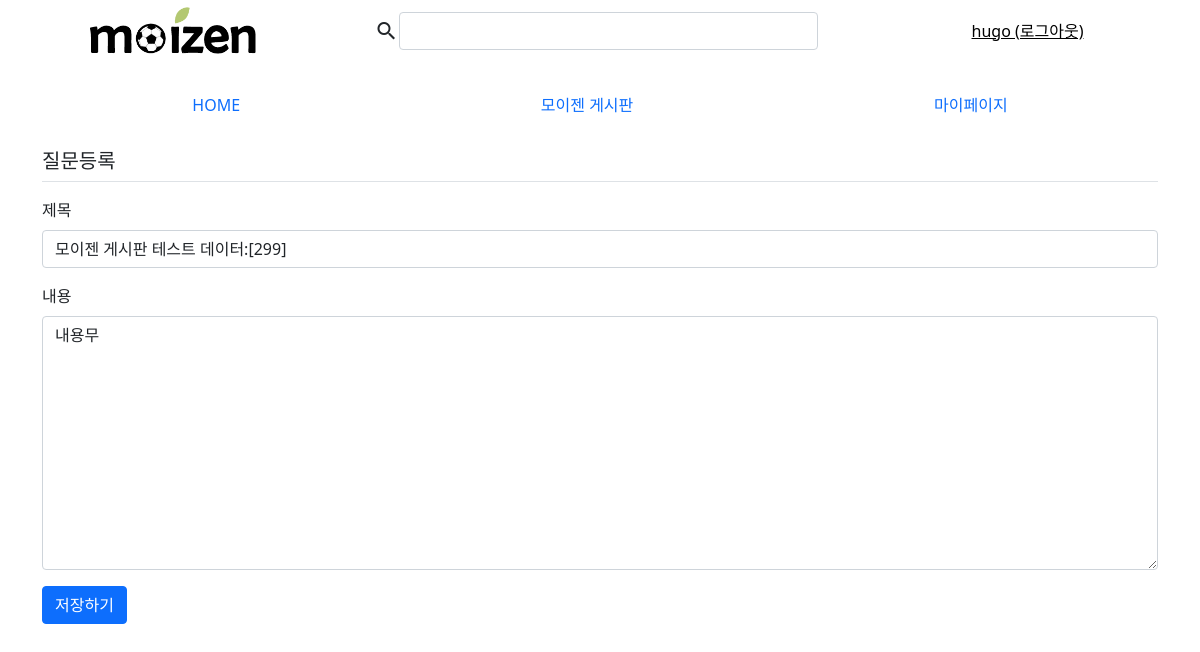
Page /pybo/question/modify/301/ (signed in) on the earlier database version.
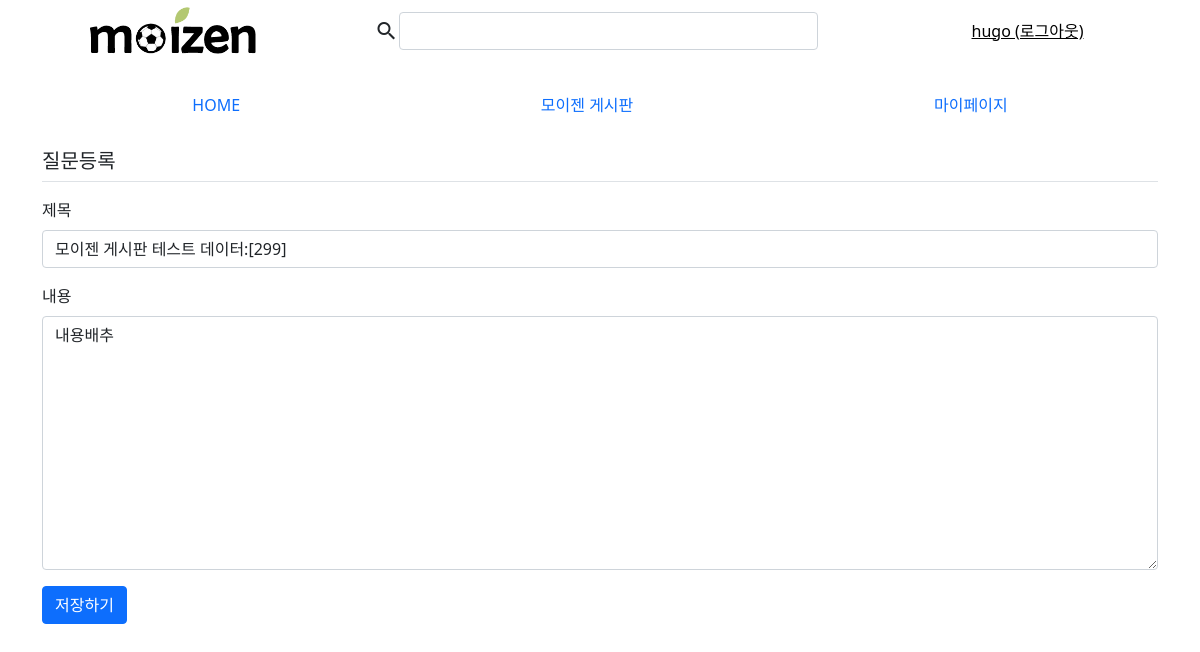
Same page on the later database version.
### pybo/models.py (models this page shows, shortened)
class Question(models.Model):
    author = models.ForeignKey(User, on_delete=models.CASCADE, null=True)
    subject = models.CharField(max_length=200)
    content = models.TextField()
    create_date = models.DateTimeField()
    modify_date = models.DateTimeField(null=True, blank=True)

### pybo/views.py (the view)
# urls.py: path('question/modify/<int:question_id>/', views.question_modify, name='question_modify'),
@login_required(login_url='common:login')
def question_modify(request, question_id):
    question = get_object_or_404(Question, pk=question_id)
    if request.user != question.author:
        messages.error(request, '수정권한이 없습니다')
        return redirect('pybo:detail', question_id=question.id)
    if request.method == "POST":
        form = QuestionForm(request.POST, instance=question)
        if form.is_valid():
            question = form.save(commit=False)
            question.modify_date = timezone.now()  # 수정일시 저장
            question.save()
            return redirect('pybo:detail', question_id=question.id)
    else:
        form = QuestionForm(instance=question)
    context = {'form': form}
    return render(request, 'pybo/question_form.html', context)

### pybo/forms.py
class QuestionForm(forms.ModelForm):
    class Meta:
        model = Question  # 사용할 모델
        fields = ['subject', 'content']  # QuestionForm에서 사용할 Question 모델의 속성
        labels = {
            'subject': '제목',
            'content': '내용',
        }

### templates/pybo/question_form.html (shortened to what this page needs)
{% extends 'base.html' %}
{% block content %}
<div class="container">
    <h5 class="my-3 border-bottom pb-2">질문등록</h5>
    <form method="post">
        <div class="mb-3">
            <label for="subject" class="form-label">제목</label>
            <input type="text" class="form-control" name="subject" id="subject"
                   value="{{ form.subject.value|default_if_none:'' }}">
        </div>
        <div class="mb-3">
            <label for="content" class="form-label">내용</label>
            <textarea class="form-control" name="content"
                      id="content" rows="10">{{ form.content.value|default_if_none:'' }}</textarea>
        </div>
        <button type="submit" class="btn btn-primary">저장하기</button>
    </form>
</div>
{% endblock %}

Differences in the rows shown:
changed Question "모이젠 게시판 테스트 데이터:[299]": content "내용무" → "내용배추"
